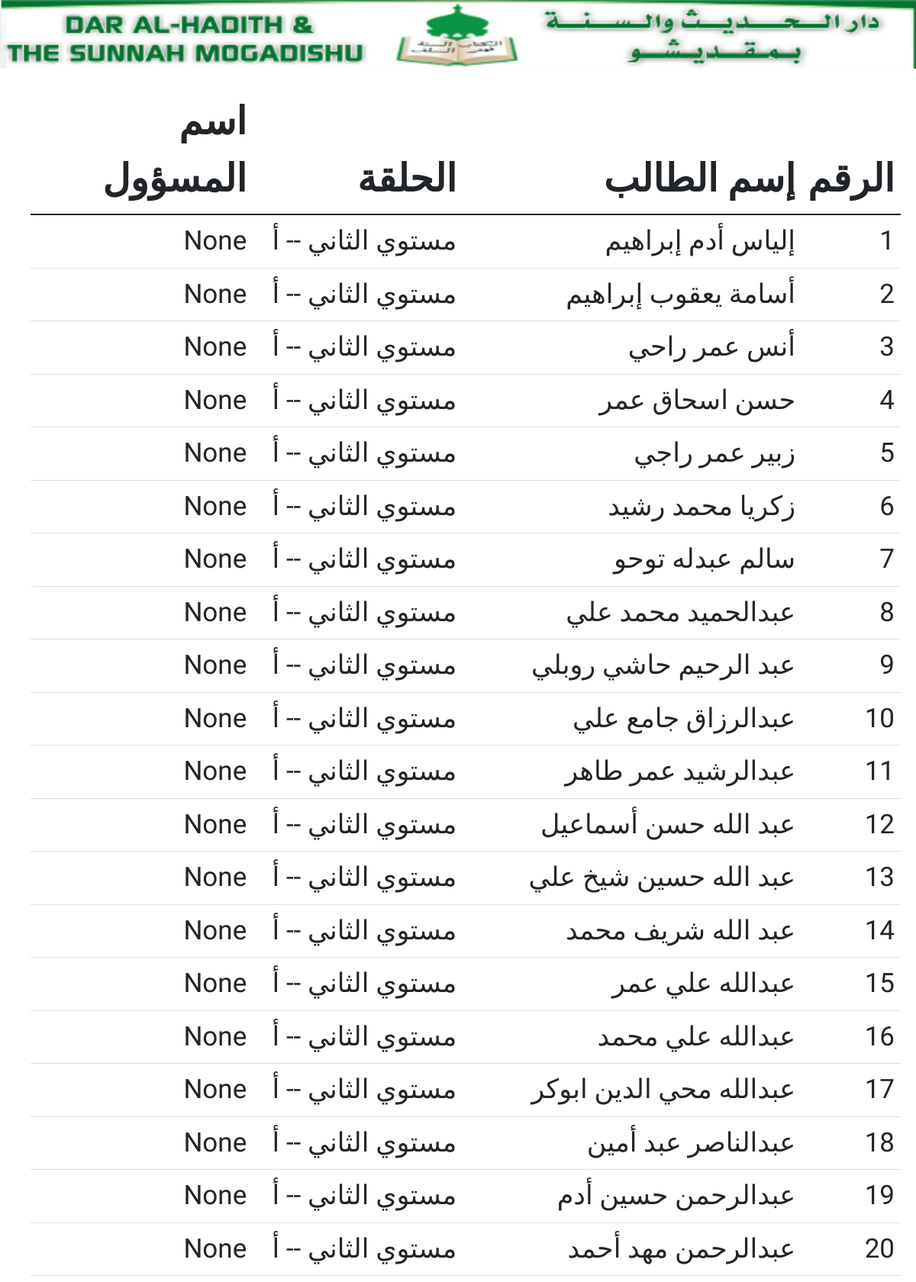
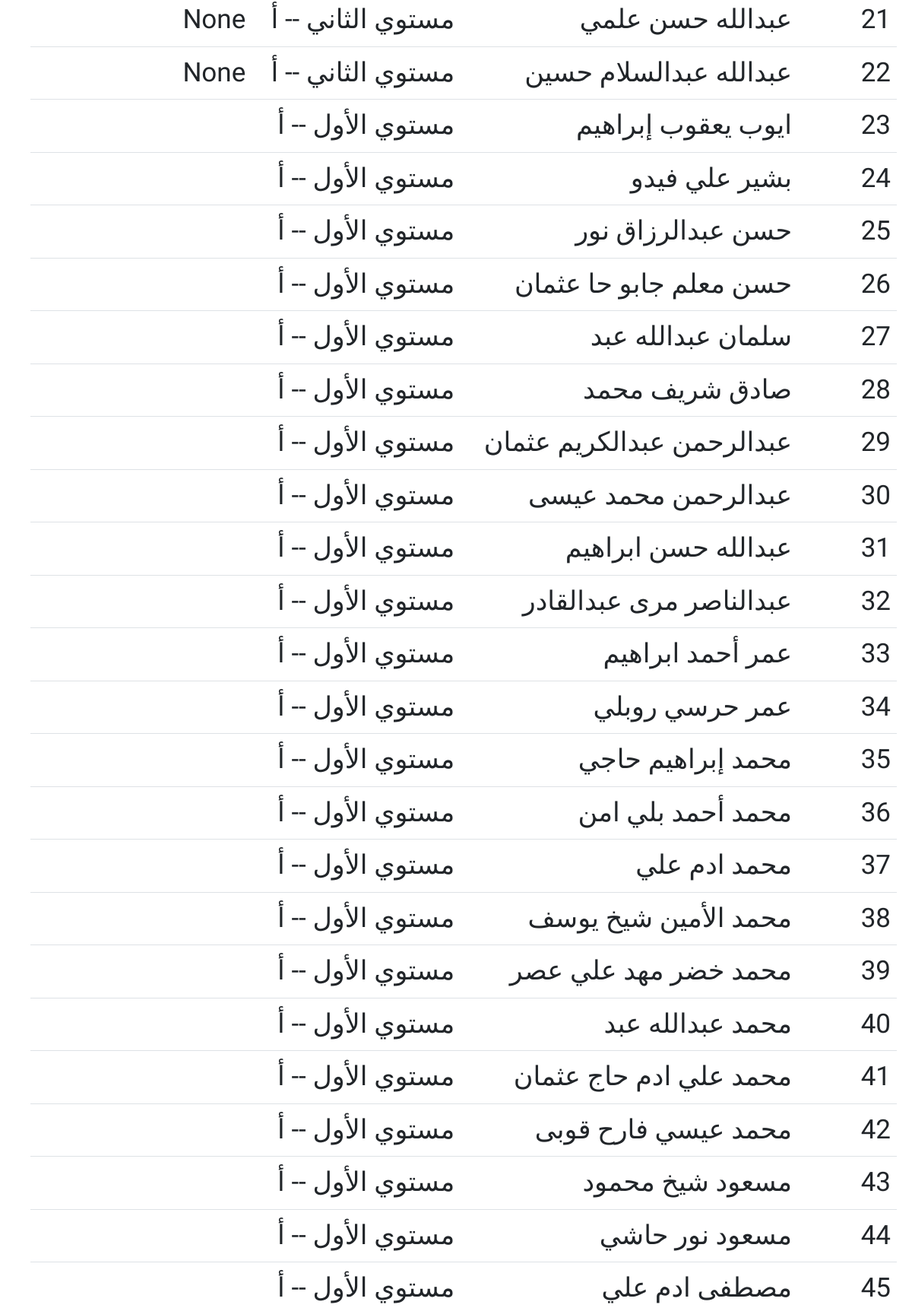
The app's page /getallstudents/ (upper part) with its own data (2 pictures, top to bottom).
### darulxadith_system/models.py (models this page shows, shortened)
class Ardada(models.Model):
    magacaArdayga=models.CharField(max_length=255)
    jinsiga=models.CharField(max_length=10,default='lab')
    sawirkaArdayga=models.ImageField(null=True,blank=True, upload_to="images/sawirada_ardada/")
    meeshaDhalashada=models.CharField(max_length=100,null=True,blank=True)
    waqtigaDhalashada=models.CharField(max_length=100,null=True,blank=True)
    numberkaArdayga=models.IntegerField(null=True,default=0)
    mustawahaArdayga=models.ForeignKey(Xalqada,on_delete=models.CASCADE)
    magacaMasuulka=models.CharField(max_length=100,null=True,blank=True)
    numberkaMasuulka=models.IntegerField(null=True,default=0)
    sanadDugsiyedka=models.ForeignKey(SanadDugsiyeedka,on_delete=models.CASCADE,default=SanadDugsiyeedka.objects.all().last().id)
    tarikhdaDiwangalinta=models.CharField(max_length=12,blank=True,null=True)

class Xalqada(models.Model):
    mustawaha=models.ForeignKey(Mustawaha,on_delete=models.CASCADE)
    magacaXalqada=models.CharField(max_length=255)
    def __str__(self) -> str:
        return str(self.mustawaha) +" -- "+ self.magacaXalqada

class Mustawaha(models.Model):
    magacaMustawaha=models.CharField(max_length=100)
    sanadDugsiyeedka=models.ForeignKey(SanadDugsiyeedka,on_delete=models.CASCADE)
    maadoyinka=models.CharField(max_length=1000)
    def __str__(self) -> str:
        return self.magacaMustawaha

### darulxadith_system/views.py (the view)
# urls.py: path('getallstudents/',views.getAllStudents),
def getAllStudents(request):
    ardada=Ardada.objects.all()
    data={
        'ardada':ardada
    }
    return render(request,'print_all_students.html',data)

### templates/print_all_students.html (shortened to what this page needs)
{% load static %}
<!doctype html>
<html lang="en">
  <head>
    <link href="https://cdn.jsdelivr.net/npm/bootstrap@5.1.3/dist/css/bootstrap.min.css" rel="stylesheet">
  </head>
  <body onafterprint="location.href='/xogta_ardada/'" onload="window.print()" dir="rtl" >
      <div class="header">
          <img src="{% static "darLogo.png" %} " alt="">
      </div>
      <br>
<div class="table_con">
    <table class="table" >
        <thead style="font-size: 50px; font-family: 'Harmattan', sans-serif;" class="thead-dark">
            <tr>
                <th width=10px scope="col">الرقم</th>
                <th>إسم الطالب</th>
                <th scope="col">الحلقة</th>
                <th scope="col">اسم المسؤول</th>
            </tr>
        </thead>
        <tbody style="font-family: 'Amiri', serif;font-size: 35px;">
            {% for ardayga in ardada %}
                <tr>
                    <td>{{forloop.counter }}</td>
                    <td>{{ardayga.magacaArdayga}}</td>
                    <td>{{ardayga.mustawahaArdayga}}</td>
                    <td>{{ardayga.magacaMasuulka}}</td>
                </tr>
            {% endfor %}
        </tbody>
        </table>
</div>
  </body>
</html>

### templates/print_all_students.html (style rules this page uses)
.header { width: 100%; height: 20hv; }
.header img { width: 100%; height: 100%; }
.table_con { width: 95%; position: absolute; margin-right: 20px; }

### records on screen
Ardada: magacaArdayga "إلياس أدم إبراهيم", mustawahaArdayga "مستوي الثاني -- أ", magacaMasuulka "None"
Ardada: magacaArdayga "أسامة يعقوب إبراهيم", mustawahaArdayga "مستوي الثاني -- أ", magacaMasuulka "None"
Ardada: magacaArdayga "أنس عمر راحي", mustawahaArdayga "مستوي الثاني -- أ", magacaMasuulka "None"
Ardada: magacaArdayga "حسن اسحاق عمر", mustawahaArdayga "مستوي الثاني -- أ", magacaMasuulka "None"
Ardada: magacaArdayga "زبير عمر راجي", mustawahaArdayga "مستوي الثاني -- أ", magacaMasuulka "None"
Ardada: magacaArdayga "زكريا محمد رشيد", mustawahaArdayga "مستوي الثاني -- أ", magacaMasuulka "None"
Ardada: magacaArdayga "سالم عبدله توحو", mustawahaArdayga "مستوي الثاني -- أ", magacaMasuulka "None"
Ardada: magacaArdayga "عبدالحميد محمد علي", mustawahaArdayga "مستوي الثاني -- أ", magacaMasuulka "None"
Ardada: magacaArdayga "عبد الرحيم حاشي روبلي", mustawahaArdayga "مستوي الثاني -- أ", magacaMasuulka "None"
Ardada: magacaArdayga "عبدالرزاق جامع علي", mustawahaArdayga "مستوي الثاني -- أ", magacaMasuulka "None"
Ardada: magacaArdayga "عبدالرشيد عمر طاهر", mustawahaArdayga "مستوي الثاني -- أ", magacaMasuulka "None"
Ardada: magacaArdayga "عبد الله حسن أسماعيل", mustawahaArdayga "مستوي الثاني -- أ", magacaMasuulka "None"
Ardada: magacaArdayga "عبد الله حسين شيخ علي", mustawahaArdayga "مستوي الثاني -- أ", magacaMasuulka "None"
Ardada: magacaArdayga "عبد الله شريف محمد", mustawahaArdayga "مستوي الثاني -- أ", magacaMasuulka "None"
Ardada: magacaArdayga "عبدالله علي عمر", mustawahaArdayga "مستوي الثاني -- أ", magacaMasuulka "None"
Ardada: magacaArdayga "عبدالله علي محمد", mustawahaArdayga "مستوي الثاني -- أ", magacaMasuulka "None"
Ardada: magacaArdayga "عبدالله محي الدين ابوكر", mustawahaArdayga "مستوي الثاني -- أ", magacaMasuulka "None"
Ardada: magacaArdayga "عبدالناصر عبد أمين", mustawahaArdayga "مستوي الثاني -- أ", magacaMasuulka "None"
Ardada: magacaArdayga "عبدالرحمن حسين أدم", mustawahaArdayga "مستوي الثاني -- أ", magacaMasuulka "None"
Ardada: magacaArdayga "عبدالرحمن مهد أحمد", mustawahaArdayga "مستوي الثاني -- أ", magacaMasuulka "None"
Ardada: magacaArdayga "عبدالله حسن علمي", mustawahaArdayga "مستوي الثاني -- أ", magacaMasuulka "None"
Ardada: magacaArdayga "عبدالله عبدالسلام حسين", mustawahaArdayga "مستوي الثاني -- أ", magacaMasuulka "None"
Ardada: magacaArdayga "ايوب يعقوب إبراهيم", mustawahaArdayga "مستوي الأول -- أ"
Ardada: magacaArdayga "بشير علي فيدو", mustawahaArdayga "مستوي الأول -- أ"
Ardada: magacaArdayga "حسن عبدالرزاق نور", mustawahaArdayga "مستوي الأول -- أ"
Ardada: magacaArdayga "حسن معلم جابو حا عثمان", mustawahaArdayga "مستوي الأول -- أ"
Ardada: magacaArdayga "سلمان عبدالله عبد", mustawahaArdayga "مستوي الأول -- أ"
Ardada: magacaArdayga "صادق شريف محمد", mustawahaArdayga "مستوي الأول -- أ"
Ardada: magacaArdayga "عبدالرحمن عبدالكريم عثمان", mustawahaArdayga "مستوي الأول -- أ"
Ardada: magacaArdayga "عبدالرحمن محمد عيسى", mustawahaArdayga "مستوي الأول -- أ"
Ardada: magacaArdayga "عبدالله حسن ابراهيم", mustawahaArdayga "مستوي الأول -- أ"
Ardada: magacaArdayga "عبدالناصر مرى عبدالقادر", mustawahaArdayga "مستوي الأول -- أ"
Ardada: magacaArdayga "عمر أحمد ابراهيم", mustawahaArdayga "مستوي الأول -- أ"
Ardada: magacaArdayga "عمر حرسي روبلي", mustawahaArdayga "مستوي الأول -- أ"
Ardada: magacaArdayga "محمد إبراهيم حاجي", mustawahaArdayga "مستوي الأول -- أ"
Ardada: magacaArdayga "محمد أحمد بلي امن", mustawahaArdayga "مستوي الأول -- أ"
Ardada: magacaArdayga "محمد ادم علي", mustawahaArdayga "مستوي الأول -- أ"
Ardada: magacaArdayga "محمد الأمين شيخ يوسف", mustawahaArdayga "مستوي الأول -- أ"
Ardada: magacaArdayga "محمد خضر مهد علي عصر", mustawahaArdayga "مستوي الأول -- أ"
Ardada: magacaArdayga "محمد عبدالله عبد", mustawahaArdayga "مستوي الأول -- أ"
Ardada: magacaArdayga "محمد علي ادم حاج عثمان", mustawahaArdayga "مستوي الأول -- أ"
Ardada: magacaArdayga "محمد عيسي فارح قوبى", mustawahaArdayga "مستوي الأول -- أ"
Ardada: magacaArdayga "مسعود شيخ محمود", mustawahaArdayga "مستوي الأول -- أ"
Ardada: magacaArdayga "مسعود نور حاشي", mustawahaArdayga "مستوي الأول -- أ"
Ardada: magacaArdayga "مصطفى ادم علي", mustawahaArdayga "مستوي الأول -- أ"
